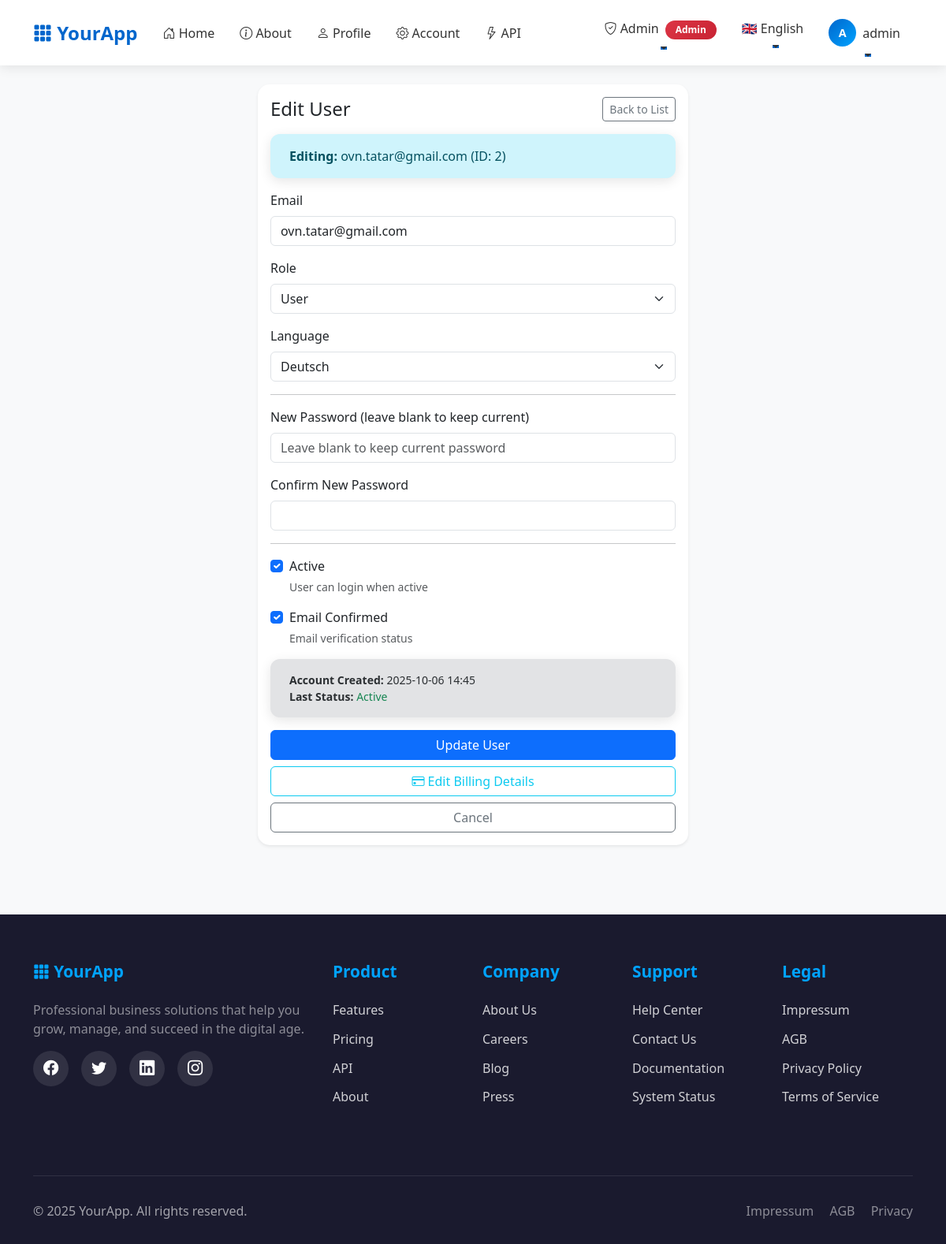
/admin/users/2/edit (signed in), run on an earlier commit of the app's database.
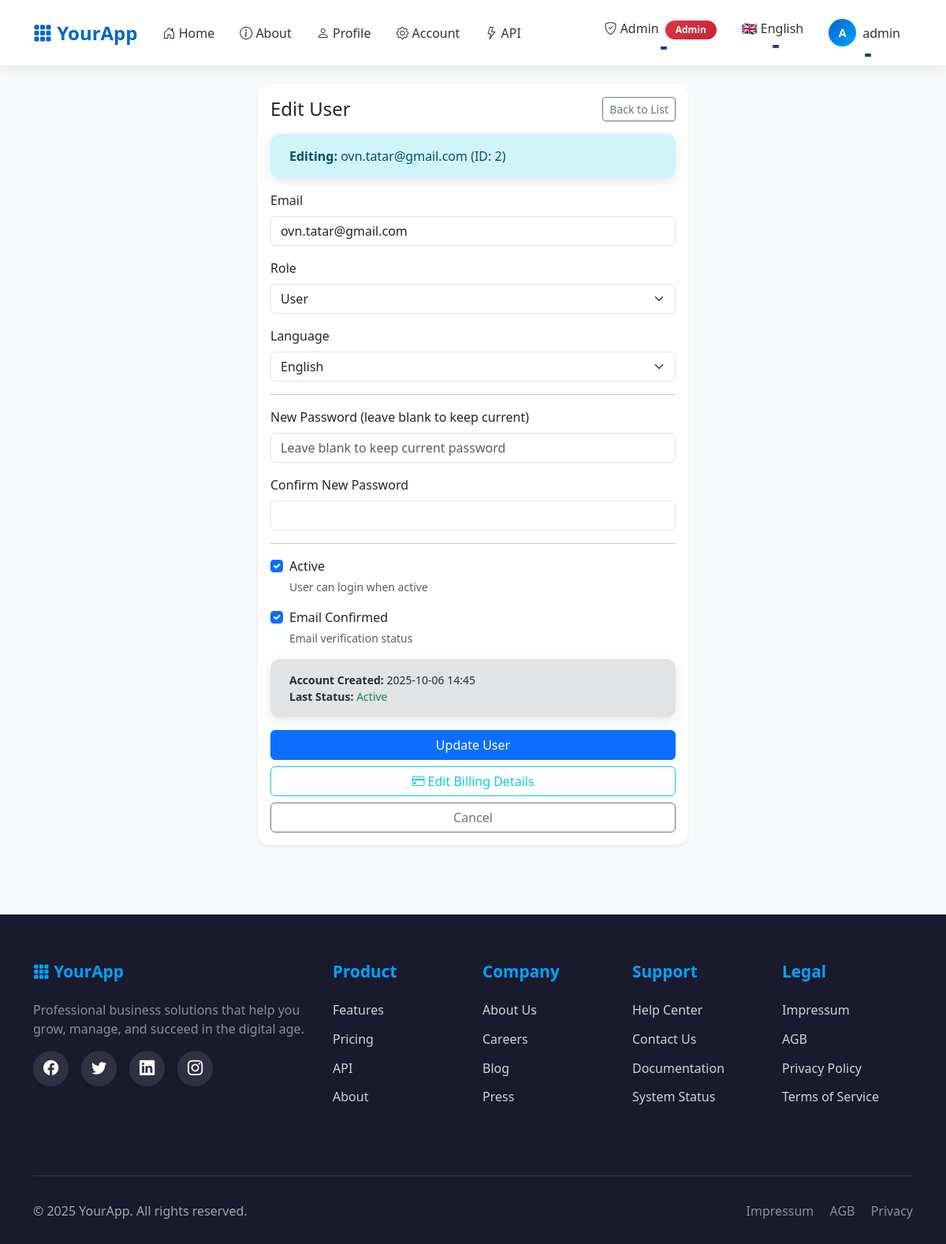
And on a later commit of the database.
### app/models/user.py (models this page shows, shortened)
class User(UserMixin, db.Model):
    id = db.Column(db.Integer, primary_key=True)
    email = db.Column(db.String(255), unique=True, nullable=False, index=True)
    language = db.Column(db.String(5), default='en')
    role = db.Column(db.String(20), nullable=False, default='user', index=True)
    password_hash = db.Column(db.String(255), nullable=False)
    created_at = db.Column(db.DateTime, default=datetime.utcnow, nullable=False)
    confirmed_at = db.Column(db.DateTime, nullable=True)
    is_active = db.Column(db.Boolean, default=True, nullable=False, index=True)
    plan_id = db.Column(db.Integer, db.ForeignKey('plan.id'), nullable=True)
    plan = db.relationship('Plan', back_populates='users')
    plan_subscribed_at = db.Column(db.DateTime, nullable=True)
    billing = db.relationship("BillingProfile", uselist=False, back_populates="user", cascade="all, delete-orphan")
    api_keys = db.relationship("APIKey", back_populates="user", cascade="all, delete-orphan", lazy='dynamic')
    @property
    def is_confirmed(self) -> bool:
        return self.confirmed_at is not None
    @property
    def is_authenticated(self):
        return True

### app/blueprints/admin/routes.py (the view, shortened to what this page needs)
@bp.route('/users/<int:user_id>/edit', methods=['GET', 'POST'])
@login_required
@roles_required('admin')
def edit_user(user_id):
    user = User.query.get_or_404(user_id)
    form = UserForm(obj=user)
    return render_template('admin/edit_user.html', form=form, user=user)

### app/blueprints/admin/forms.py
class UserForm(FlaskForm):
    email = StringField("Email", validators=[DataRequired(), Email(), Length(max=255)])
    role = SelectField("Role", choices=[('user', 'User'), ('admin', 'Admin')])
    language = SelectField("Language", choices=[('en', 'English'), ('de', 'Deutsch')])
    is_active = BooleanField("Active")
    is_confirmed = BooleanField("Email Confirmed")
    new_password = PasswordField("New Password (leave blank to keep current)", validators=[Optional(), Length(min=6, max=128)])
    new_password2 = PasswordField("Confirm New Password", validators=[EqualTo('new_password')])
    submit = SubmitField("Update User")

### app/__init__.py (called while the page is built)
def get_locale():
    from flask_login import current_user
    if current_user.is_authenticated and hasattr(current_user, 'language'):
        return current_user.language
    from flask import current_app
    return request.accept_languages.best_match(current_app.config['BABEL_SUPPORTED_LOCALES'])

### app/context_helpers.py (called while the page is built)
def register_context_processors(app):
    @app.context_processor
    def utility_processor():
        def has_endpoint(name: str) -> bool:
            return name in current_app.view_functions
        return dict(has_endpoint=has_endpoint)

### app/templates/admin/edit_user.html (shortened to what this page needs)
{% extends "base.html" %}
{% block content %}
<div class="row justify-content-center">
  <div class="col-12 col-md-8 col-lg-6">
    <div class="card shadow-sm">
      <div class="card-body">
        <div class="d-flex justify-content-between align-items-center mb-3">
          <h1 class="h4 mb-0">{{ _('Edit User') }}</h1>
          <a href="{{ url_for('admin.index') }}" class="btn btn-sm btn-outline-secondary">
            {{ _('Back to List') }}
          </a>
        </div>
        <div class="alert alert-info mb-3">
          <strong>{{ _('Editing') }}:</strong> {{ user.email }} (ID: {{ user.id }})
        </div>
        <form method="POST" novalidate>
          <div class="mb-3">
            {{ form.email.label(class="form-label") }}
            {{ form.email(class="form-control" + (" is-invalid" if form.email.errors else "")) }}
          </div>
          <div class="mb-3">
            {{ form.role.label(class="form-label") }}
            {{ form.role(class="form-select") }}
          </div>
          <div class="mb-3">
            {{ form.language.label(class="form-label") }}
            {{ form.language(class="form-select") }}
          </div>
          <hr>
          <div class="mb-3">
            {{ form.new_password.label(class="form-label") }}
            {{ form.new_password(class="form-control" + (" is-invalid" if form.new_password.errors else ""), placeholder=_('Leave blank to keep current password')) }}
          </div>
          <div class="mb-3">
            {{ form.new_password2.label(class="form-label") }}
            {{ form.new_password2(class="form-control" + (" is-invalid" if form.new_password2.errors else "")) }}
          </div>
          <hr>
          <div class="mb-3">
            <div class="form-check">
              {{ form.is_active(class="form-check-input", disabled=(user.id == current_user.id)) }}
              {{ form.is_active.label(class="form-check-label") }}
              <small class="form-text text-muted d-block">{{ _('User can login when active') }}</small>
            </div>
          </div>
          <div class="mb-3">
            <div class="form-check">
              {{ form.is_confirmed(class="form-check-input") }}
              {{ form.is_confirmed.label(class="form-check-label") }}
              <small class="form-text text-muted d-block">{{ _('Email verification status') }}</small>
            </div>
          </div>
          <div class="alert alert-secondary small">
            <strong>{{ _('Account Created') }}:</strong> {{ user.created_at.strftime('%Y-%m-%d %H:%M') }}<br>
            <strong>{{ _('Last Status') }}:</strong>
            {% if user.is_active %}
              <span class="text-success">{{ _('Active') }}</span>
            {% else %}
              <span class="text-danger">{{ _('Disabled') }}</span>
            {% endif %}
          </div>
          <div class="d-grid gap-2">
            {{ form.submit(class="btn btn-primary") }}
            <a href="{{ url_for('admin.edit_user_billing', user_id=user.id) }}" class="btn btn-outline-info">
              <i class="bi bi-credit-card"></i> {{ _('Edit Billing Details') }}
            </a>
            <a href="{{ url_for('admin.index') }}" class="btn btn-outline-secondary">{{ _('Cancel') }}</a>
          </div>
        </form>
      </div>
    </div>
  </div>
</div>
<link rel="stylesheet" href="https://cdn.jsdelivr.net/npm/bootstrap-icons@1.10.0/font/bootstrap-icons.css">
{% endblock %}

What changed in the data, as far as the page shows it:
changed User "ovn.tatar@gmail.com": language "Deutsch" → "English"
